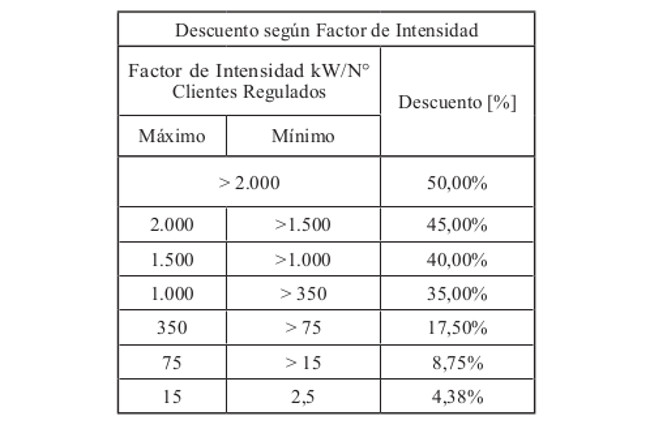
#> input picture datos/raw/imagenes/ley_20928_2016__art_unico__img1.jpg, 650 x 433 px
$ python -i transcribir_ocr.py   (imports and definitions only)
#> lines starting #> are read from the running program, lines starting #| are printed output that depends on the picture; after the words box and inside, x2 and y2 are one past the last pixel; in counts of white or black regions, pixels touching at a corner belong together
"""Pasada 1 de la transcripción de tablas: OCR determinista celda por celda (Tesseract), sin LLM.

Uso (desde la raíz del repo; necesita numpy, Pillow y el binario tesseract con el idioma 'spa'):
    ~/envs/ocr/bin/python -I scripts/transcribir_ocr.py

Para cada imagen de datos/raw/imagenes/imagenes.csv escribe
datos/derivados/transcripciones/<imagen>.ocr.md con la grilla física de la tabla en Markdown:

  1. Detecta las líneas horizontales de la tabla (filas con un trazo oscuro largo) y, dentro de cada banda
     entre dos líneas, las verticales (columnas oscuras en casi toda la altura de la banda). Así una celda
     combinada en horizontal (sin vertical en esa banda) abarca varias columnas globales.
  2. Recorta cada celda y la pasa por `tesseract -l spa --psm 6` (ampliada ×3 si la imagen es de baja
     resolución).
  3. Convención, igual que la pasada visual (*.vision.md): '←' = la celda de la izquierda se extiende hasta
     aquí; '↑' = la celda de arriba se extiende hasta aquí (no hay línea horizontal sobre esta celda).

La pasada 2 (*.vision.md) es la lectura visual hecha con un LLM; scripts/comparar_transcripciones.py
compara ambas celda por celda.
"""
import csv
import io
import os
import subprocess

import numpy as np
from PIL import Image

IMG = "datos/raw/imagenes"
OUT = "datos/derivados/transcripciones"
UMBRAL_OSCURO = 160


def corridas(v):
    """[(inicio, fin)] de tramos True consecutivos de un vector booleano."""
    out, ini = [], None
    for i, x in enumerate(list(v) + [False]):
        if x and ini is None:
            ini = i
        elif not x and ini is not None:
            out.append((ini, i - 1))
            ini = None
    return out


def agrupar(valores, tol):
    grupos = []
    for v in sorted(valores):
        if grupos and v - grupos[-1][-1] <= tol:
            grupos[-1].append(v)
        else:
            grupos.append([v])
    return grupos


def lineas_horizontales(osc):
    """[(y0, y1, x0, x1)] de las líneas horizontales: filas con un trazo oscuro de al menos 40% del ancho de
    la tabla. x0, x1 = extensión del trazo (para saber qué celdas cubre)."""
    xs = np.where(osc.any(axis=0))[0]
    ancho = xs.max() - xs.min() + 1
    filas = []
    for y in range(osc.shape[0]):
        rs = corridas(osc[y])
        if rs:
            a, b = max(rs, key=lambda r: r[1] - r[0])
            if b - a + 1 >= 0.4 * ancho:
                filas.append((y, a, b))
    lineas = []
    for g in agrupar([f[0] for f in filas], 1):
        sel = [f for f in filas if g[0] <= f[0] <= g[-1]]
        lineas.append((g[0], g[-1], min(f[1] for f in sel), max(f[2] for f in sel)))
    return lineas


def verticales_en_banda(osc, y0, y1):
    """Centros x de las verticales que cruzan la banda [y0, y1] (oscuras en >= 90% de su altura)."""
    banda = osc[y0:y1 + 1]
    if banda.shape[0] < 3:
        return []
    frac = banda.mean(axis=0)
    return [(a + b) / 2 for a, b in corridas(frac >= 0.9)]


def ocr(img):
    buf = io.BytesIO()
    img.save(buf, format="PNG")
    r = subprocess.run(["tesseract", "stdin", "stdout", "-l", "spa", "--psm", "6"], input=buf.getvalue(),
                       capture_output=True, check=True)
    return " ".join(r.stdout.decode("utf-8").split())


def transcribir(path):
    gris = Image.open(path).convert("L")
    osc = np.array(gris) < UMBRAL_OSCURO
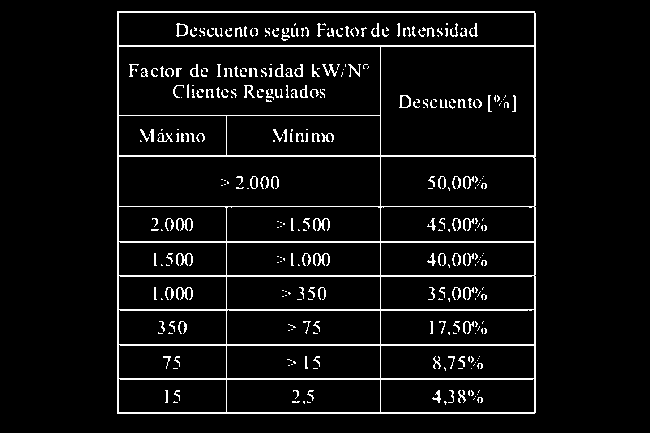
#> osc: shape (433, 650) bool; 6% white in thin lines or dots, all inside (x1, y1, x2, y2) = (117, 11, 536, 414)
    escala = 3 if gris.info.get("dpi", (100, 100))[0] < 200 else 1
#> escala = 3
    hs = lineas_horizontales(osc)
#> in lineas_horizontales, `xs = np.where(osc.any(axis=0))[0]`: xs = 419 values from 117 to 535
#> in lineas_horizontales, `ancho = xs.max() - xs.min() + 1`: ancho = 419
#> the loop in lineas_horizontales, `for y in range(osc.shape[0]):` made 433 passes
#> (rs, a, b) on passes 14 to 21: ([(117, 118), (534, 535)], 117, 118), ([(117, 118), (534, 535)], 117, 118), ([(117, 118), (534, 535)], 117, 118), ([(117, 118), (534, 535)], 117, 118), ([(117, 118), (534, 535)], 117, 118), ([(117, 118), (534, 535)], 117, 118), ([(117, 118), (534, 535)], 117, 118), ([(117, 118), (534, 535)], 117, 118)
#> after the loop in lineas_horizontales, `for y in range(osc.shape[0]):`: filas = 20 items, first 6: (11, 117, 534), (12, 117, 534), (45, 117, 535), (46, 117, 535), (115, 117, 380), (155, 117, 535)
#> the loop in lineas_horizontales, `for g in agrupar([f[0] for f in filas], 1):` made 11 passes
#> (g, sel) on passes 1 to 8: ([11, 12], [(11, 117, 534), (12, 117, 534)]), ([45, 46], [(45, 117, 535), (46, 117, 535)]), ([115], [(115, 117, 380)]), ([155, 156], [(155, 117, 535), (156, 117, 535)]), ([206], [(206, 117, 534)]), ([241, 242], [(241, 117, 535), (242, 120, 535)]), ([275, 276], [(275, 117, 534), (276, 120, 531)]), ([309, 310], [(309, 117, 535), (310, 229, 527)])
#> after the loop in lineas_horizontales, `for g in agrupar([f[0] for f in filas], 1):`: lineas = [(11, 12, 117, 534), (45, 46, 117, 535), (115, 115, 117, 380), (155, 156, 117, 535), (206, 206, 117, 534), (241, 242, 117, 535), (275, 276, 117, 534), (309, 310, 117, 535), (344, 345, 117, 535), (378, 379, 117, 535), (412, 413, 117, 535)]
#> hs has the same summary as lineas in lineas_horizontales
    bandas = [(hs[i], hs[i + 1]) for i in range(len(hs) - 1)]
#> bandas = 10 items
    vert = {i: verticales_en_banda(osc, sup[1] + 1, inf[0] - 1) for i, (sup, inf) in enumerate(bandas)}
#> in verticales_en_banda, `frac = banda.mean(axis=0)`: frac = 650 values, max 1 at index 117, min 0 at index 0, mean 0.0586
#> call 2 of verticales_en_banda, with y0 = 47, y1 = 114
#> in verticales_en_banda (call 2), `banda = osc[y0:y1 + 1]`:
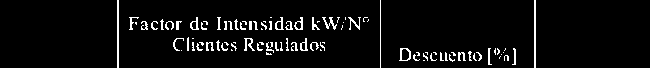
#> banda: shape (68, 650) bool; 5% white in thin lines or dots, all inside (x1, y1, x2, y2) = (117, 0, 536, 68)
#> in verticales_en_banda (call 2), `frac = banda.mean(axis=0)`: frac = 650 values, max 1 at index 117, min 0 at index 0, mean 0.0497
#> call 3 of verticales_en_banda, with y0 = 116, y1 = 154
#> in verticales_en_banda (call 3), `banda = osc[y0:y1 + 1]`:
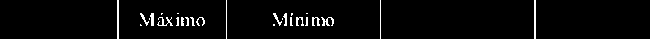
#> banda: shape (39, 650) bool; 3% white in thin lines or dots, all inside (x1, y1, x2, y2) = (117, 0, 536, 39)
#> in verticales_en_banda (call 3), `frac = banda.mean(axis=0)`: frac = 650 values, max 1 at index 117, min 0 at index 0, mean 0.0298
#> call 4 of verticales_en_banda, with y0 = 157, y1 = 205
#> in verticales_en_banda (call 4), `banda = osc[y0:y1 + 1]`:
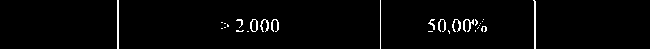
#> banda: shape (49, 650) bool; 2.1% white in thin lines or dots, all inside (x1, y1, x2, y2) = (117, 0, 536, 49)
#> in verticales_en_banda (call 4), `frac = banda.mean(axis=0)`: frac = 650 values, max 1 at index 117, min 0 at index 0, mean 0.0214
#> in verticales_en_banda (call 9), `banda = osc[y0:y1 + 1]`:
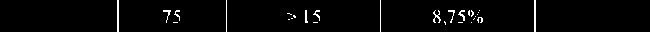
#> banda: shape (32, 650) bool; 2.4% white in thin lines or dots, all inside (x1, y1, x2, y2) = (117, 0, 536, 32)
#> in verticales_en_banda (call 9), `frac = banda.mean(axis=0)`: frac = 650 values, max 1 at index 117, min 0 at index 0, mean 0.0238
#> in verticales_en_banda (call 10), `banda = osc[y0:y1 + 1]`:
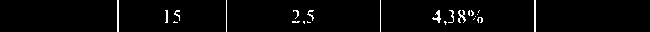
#> banda: shape (32, 650) bool; 2.4% white in thin lines or dots, all inside (x1, y1, x2, y2) = (117, 0, 536, 32)
#> in verticales_en_banda (call 10), `frac = banda.mean(axis=0)`: frac = 650 values, max 1 at index 117, min 0 at index 0, mean 0.0244
#> vert = 10 items
    tol = 6 * (1 if escala == 3 else 3)
#> tol = 6
    globales = [sum(g) / len(g) for g in agrupar([x for v in vert.values() for x in v], tol)]
#> the loop in agrupar (call 2), `for v in sorted(valores):` made 36 passes
#> v on passes 1 to 8: 117.5, 117.5, 117.5, 117.5, 117.5, 117.5, 117.5, 117.5
#> globales = [117.5, 226, 380, 534.5]

    def indice(x):
        return min(range(len(globales)), key=lambda i: abs(globales[i] - x))

    ncol = len(globales) - 1
#> ncol = 3
    grilla, cajas = [], {}  # cajas: (fila, col) de la celda de origen -> [x0, y0, x1, y1]
    for i, (sup, inf) in enumerate(bandas):
        fila = [""] * ncol
        vs = sorted(vert[i])
        for a, b in zip(vs, vs[1:]):
            ca, cb = indice(a), indice(b)
            if cb <= ca:
                continue
            # ¿hay línea sobre esta celda? (fracción oscura del borde superior dentro de la celda)
            x0, x1 = int(a) + 3, int(b) - 3
            borde = osc[sup[0]:sup[1] + 1, x0:x1 + 1].any(axis=0).mean() if x1 > x0 else 1
            if i > 0 and borde < 0.5:
                fila[ca] = "↑"
                # la celda de origen (arriba) se extiende hasta el fondo de esta banda: su texto puede seguir aquí
                r = i - 1
                while r > 0 and grilla[r][ca] == "↑":
                    r -= 1
                if (r, ca) in cajas:
                    cajas[(r, ca)][3] = inf[0] - 3
            else:
                fila[ca] = None
                cajas[(i, ca)] = [x0 + 2, sup[1] + 3, x1 - 2, inf[0] - 3]
            for j in range(ca + 1, cb):
                fila[j] = "←"
        grilla.append(fila)
#> this loop made 10 passes
#> (sup, inf, vs) on passes 1 to 6: ((11, 12, 117, 534), (45, 46, 117, 535), [117.5, 534.5]), ((45, 46, 117, 535), (115, 115, 117, 380), [117.5, 380, 534.5]), ((115, 115, 117, 380), (155, 156, 117, 535), [117.5, 226, 380, 534.5]), ((155, 156, 117, 535), (206, 206, 117, 534), [117.5, 380, 534.5]), ((206, 206, 117, 534), (241, 242, 117, 535), [117.5, 226, 380, 534.5]), ((241, 242, 117, 535), (275, 276, 117, 534), [117.5, 226, 380, 534.5])
#> after the loop, cajas = 25 items; grilla = 10 items
    for (i, ca), caja in cajas.items():
        recorte = gris.crop(tuple(caja))
        if escala > 1:
            recorte = recorte.resize((recorte.width * escala, recorte.height * escala), Image.LANCZOS)
        grilla[i][ca] = ocr(recorte)  # --psm 6; --psm 7 en celdas de una línea dio más errores (75 vs 72)
#> this loop made 1 pass
#> (ca, caja) on pass 1: (0, [122, 15, 529, 42])
#> pass 1, in transcribir, `recorte = recorte.resize((recorte.width * escala, recorte.height * esc..`:
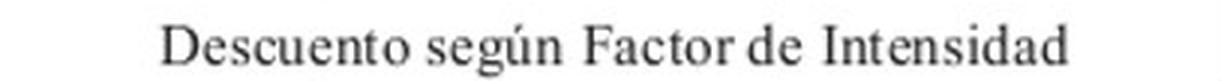
#> recorte: PIL image 1221x81 L; min 14, max 255, mean 233.6
    return grilla


# [17 lines left out: functions a_markdown, main, not called in this run]


# [2 lines not run here, left out]

#> (the run stopped early here; a loop or call above may not have finished)

$ run again, on datos/raw/imagenes/ley_20936_2016__art_vigesimoquinto__img3.jpg
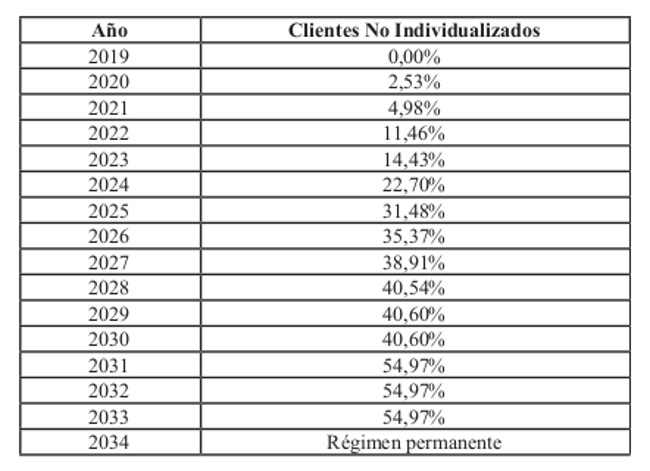
#> input picture datos/raw/imagenes/ley_20936_2016__art_vigesimoquinto__img3.jpg, 650 x 471 px
#> in transcribir, `osc = np.array(gris) < UMBRAL_OSCURO`:
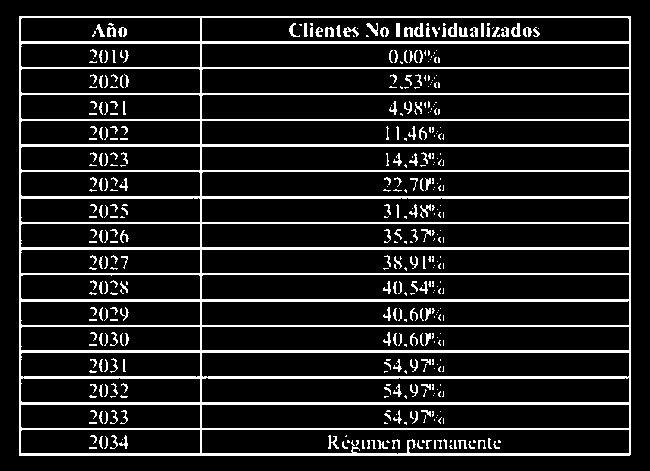
#> osc: shape (471, 650) bool; 12.4% white; 420 white regions (228 under 20 px), largest, box (x1, y1, x2, y2) and area: (19, 16, 631, 456) 30024, (414, 23, 424, 37) 78, (511, 23, 521, 37) 77
#> escala = 3
#> xs = 612 values from 19 to 630
#> ancho = 612
#> the loop in lineas_horizontales, `for y in range(osc.shape[0]):` made 471 passes
#> (rs, a, b) on passes 19, 20, 21, 22, 23, 38, 39, 40: ([(19, 21), (200, 201), (628, 630)], 19, 21), ([(19, 20), (200, 201), (629, 630)], 19, 20), ([(19, 20), (200, 201), (629, 630)], 19, 20), ([(19, 20), (200, 201), (629, 630)], 19, 20), ([(19, 20), (200, 201), (629, 630)], 19, 20), ([(19, 20), (200, 201), (629, 630)], 19, 20), ([(19, 20), (200, 201), (629, 630)], 19, 20), ([(19, 20), (200, 201), (629, 630)], 19, 20)
#> after the loop in lineas_horizontales, `for y in range(osc.shape[0]):`: filas = 43 items, first 6: (16, 19, 630), (17, 19, 630), (41, 19, 630), (42, 19, 630), (43, 19, 630), (67, 19, 630)
#> the loop in lineas_horizontales, `for g in agrupar([f[0] for f in filas], 1):` made 18 passes
#> (g, sel) on passes 1 to 6: ([16, 17], [(16, 19, 630), (17, 19, 630)]), ([41, 42, 43], [(41, 19, 630), (42, 19, 630), (43, 19, 630)]), ([67, 68], [(67, 19, 630), (68, 19, 630)]), ([93, 94], [(93, 19, 630), (94, 19, 630)]), ([119, 120], [(119, 19, 630), (120, 19, 630)]), ([144, 145, 146], [(144, 19, 630), (145, 19, 630), (146, 19, 630)])
#> after the loop in lineas_horizontales, `for g in agrupar([f[0] for f in filas], 1):`: lineas = 18 items, first 6: (16, 17, 19, 630), (41, 43, 19, 630), (67, 68, 19, 630), (93, 94, 19, 630), (119, 120, 19, 630), (144, 146, 19, 630)
#> hs has the same summary as lineas in lineas_horizontales
#> bandas = 17 items
#> banda: shape (23, 650) bool; 11.1% white; 47 white regions (16 under 20 px), largest, box (x1, y1, x2, y2) and area: (414, 5, 424, 19) 78, (511, 5, 521, 19) 77, (448, 5, 457, 19) 76
#> frac = 650 values, max 1 at index 19, min 0 at index 0, mean 0.111
#> banda: shape (23, 650) bool; 3.4% white in thin lines or dots
#> banda: shape (24, 650) bool; 3.1% white in thin lines or dots
#> banda: shape (24, 650) bool; 3.2% white in thin lines or dots
#> banda: shape (23, 650) bool; 3.3% white in thin lines or dots
#> banda: shape (23, 650) bool; 3.3% white in thin lines or dots
#> banda: shape (24, 650) bool; 3.4% white in thin lines or dots
#> banda: shape (24, 650) bool; 7.2% white in thin lines or dots
#> banda: shape (23, 650) bool; 3.4% white in thin lines or dots
#> banda: shape (23, 650) bool; 3.3% white in thin lines or dots
#> banda: shape (24, 650) bool; 3.6% white in thin lines or dots
#> banda: shape (23, 650) bool; 3.8% white in thin lines or dots
#> banda: shape (23, 650) bool; 3.8% white in thin lines or dots
#> banda: shape (23, 650) bool; 3.4% white in thin lines or dots
#> banda: shape (24, 650) bool; 7.2% white in thin lines or dots
#> banda: shape (23, 650) bool; 3.3% white in thin lines or dots
#> banda: shape (23, 650) bool; 6.6% white in thin lines or dots
#> vert = 17 items
#> tol = 6
#> the loop in agrupar (call 2), `for v in sorted(valores):` made 51 passes
#> v on passes 1 to 8: 19.5, 19.5, 19.5, 19.5, 19.5, 19.5, 19.5, 19.5
#> globales = [19.5, 200.5, 629.5]
#> ncol = 2
#> the loop in transcribir, `for i, (sup, inf) in enumerate(bandas):` made 17 passes
#> (sup, inf) on passes 1 to 8: ((16, 17, 19, 630), (41, 43, 19, 630)), ((41, 43, 19, 630), (67, 68, 19, 630)), ((67, 68, 19, 630), (93, 94, 19, 630)), ((93, 94, 19, 630), (119, 120, 19, 630)), ((119, 120, 19, 630), (144, 146, 19, 630)), ((144, 146, 19, 630), (170, 171, 19, 630)), ((170, 171, 19, 630), (196, 197, 19, 630)), ((196, 197, 19, 630), (222, 223, 19, 630))
#> after the loop in transcribir, `for i, (sup, inf) in enumerate(bandas):`: cajas = 34 items; grilla = 17 items
#> the loop in transcribir, `for (i, ca), caja in cajas.items():` made 1 pass
#> (ca, caja) on pass 1: (0, [24, 20, 195, 38])
#> pass 1, in transcribir, `recorte = recorte.resize((recorte.width * escala, recorte.height * esc..`:
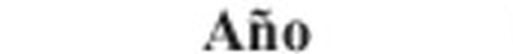
#> recorte: PIL image 513x54 L; min 0, max 255, mean 241.8

$ run again, on datos/raw/imagenes/ley_21647_2023__art_28__img1.jpg
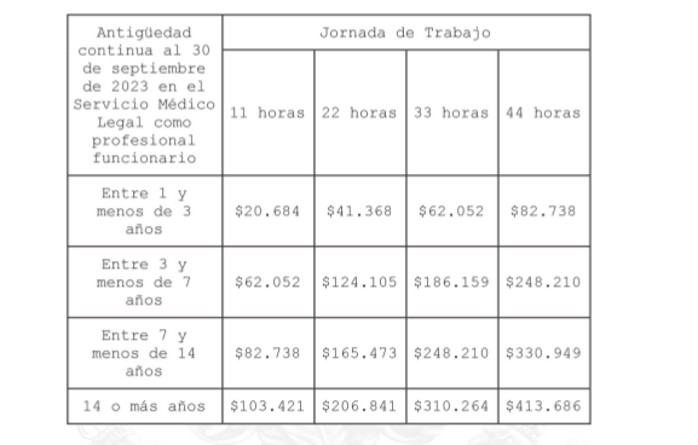
#> input picture datos/raw/imagenes/ley_21647_2023__art_28__img1.jpg, 698 x 445 px
#> in transcribir, `osc = np.array(gris) < UMBRAL_OSCURO`:
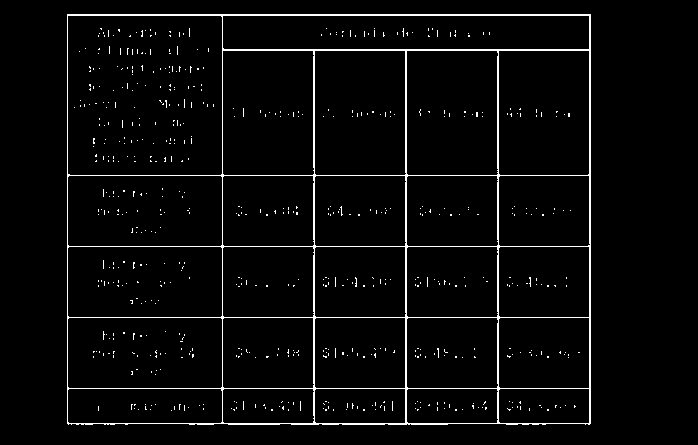
#> osc: shape (445, 698) bool; 3.3% white in thin lines or dots, all inside (x1, y1, x2, y2) = (67, 14, 591, 425)
#> escala = 3
#> xs = 524 values from 67 to 590
#> ancho = 524
#> the loop in lineas_horizontales, `for y in range(osc.shape[0]):` made 445 passes
#> (rs, a, b) on passes 17 to 24: ([(67, 67), (221, 222), (589, 590)], 221, 222), ([(67, 67), (222, 222), (589, 590)], 589, 590), ([(67, 67), (222, 222), (589, 590)], 589, 590), ([(67, 67), (222, 222), (589, 590)], 589, 590), ([(67, 67), (222, 222), (589, 590)], 589, 590), ([(67, 67), (222, 222), (589, 590)], 589, 590), ([(67, 67), (222, 222), (589, 590)], 589, 590), ([(67, 67), (222, 222), (589, 590)], 589, 590)
#> after the loop in lineas_horizontales, `for y in range(osc.shape[0]):`: filas = [(14, 67, 590), (15, 67, 590), (49, 222, 590), (50, 222, 590), (175, 67, 590), (246, 67, 590), (317, 67, 590), (388, 67, 590), (423, 67, 590)]
#> the loop in lineas_horizontales, `for g in agrupar([f[0] for f in filas], 1):` made 7 passes
#> (g, sel) on passes 1 to 7: ([14, 15], [(14, 67, 590), (15, 67, 590)]), ([49, 50], [(49, 222, 590), (50, 222, 590)]), ([175], [(175, 67, 590)]), ([246], [(246, 67, 590)]), ([317], [(317, 67, 590)]), ([388], [(388, 67, 590)]), ([423], [(423, 67, 590)])
#> after the loop in lineas_horizontales, `for g in agrupar([f[0] for f in filas], 1):`: lineas = [(14, 15, 67, 590), (49, 50, 222, 590), (175, 175, 67, 590), (246, 246, 67, 590), (317, 317, 67, 590), (388, 388, 67, 590), (423, 423, 67, 590)]
#> hs has the same summary as lineas in lineas_horizontales
#> bandas = 6 items
#> banda: shape (33, 698) bool; 1.4% white in thin lines or dots, all inside (x1, y1, x2, y2) = (67, 0, 591, 33)
#> frac = 698 values, max 1 at index 67, min 0 at index 0, mean 0.0136
#> banda: shape (124, 698) bool; 2% white in thin lines or dots, all inside (x1, y1, x2, y2) = (67, 0, 591, 124)
#> banda: shape (70, 698) bool; 1.9% white in thin lines or dots, all inside (x1, y1, x2, y2) = (67, 0, 591, 70)
#> banda: shape (34, 698) bool; 2.5% white in thin lines or dots, all inside (x1, y1, x2, y2) = (67, 0, 591, 34)
#> vert = {0: [67, 222, 589.5], 1: [67, 222, 313.5, 405.5, 497.5, 589.5], 2: [67, 222, 313.5, 405.5, 497.5, 589.5], 3: [67, 222, 313.5, 405.5, 497.5, 589.5], 4: [67, 222, 313.5, 405.5, 497.5, 589.5], 5: [67, 222, 314, 405.5, 497.5, 589.5]}
#> tol = 6
#> the loop in agrupar (call 2), `for v in sorted(valores):` made 33 passes
#> v on passes 1 to 8: 67, 67, 67, 67, 67, 67, 222, 222
#> globales = [67, 222, 313.6, 405.5, 497.5, 589.5]
#> ncol = 5
#> the loop in transcribir, `for i, (sup, inf) in enumerate(bandas):` made 6 passes
#> (sup, inf, vs) on passes 1 to 5: ((14, 15, 67, 590), (49, 50, 222, 590), [67, 222, 589.5]), ((49, 50, 222, 590), (175, 175, 67, 590), [67, 222, 313.5, 405.5, 497.5, 589.5]), ((175, 175, 67, 590), (246, 246, 67, 590), [67, 222, 313.5, 405.5, 497.5, 589.5]), ((246, 246, 67, 590), (317, 317, 67, 590), [67, 222, 313.5, 405.5, 497.5, 589.5]), ((317, 317, 67, 590), (388, 388, 67, 590), [67, 222, 313.5, 405.5, 497.5, 589.5])
#> after the loop in transcribir, `for i, (sup, inf) in enumerate(bandas):`: cajas = 26 items; grilla = 6 items
#> the loop in transcribir, `for (i, ca), caja in cajas.items():` made 1 pass
#> (ca, caja) on pass 1: (0, [72, 18, 217, 172])
#> pass 1, in transcribir, `recorte = recorte.resize((recorte.width * escala, recorte.height * esc..`:
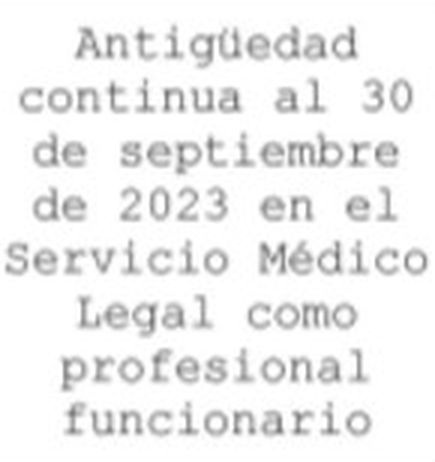
#> recorte: PIL image 435x462 L; min 107, max 255, mean 239.5
